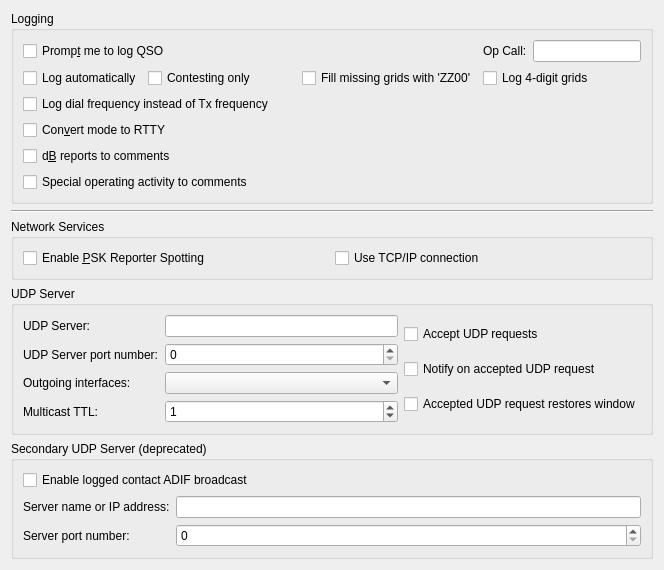
     <widget class="QWidget" name="reporting_tab">
      <attribute name="title">
       <string>Reportin&amp;g</string>
      </attribute>
      <attribute name="toolTip">
       <string>Reporting and logging settings</string>
      </attribute>
      <layout class="QVBoxLayout" name="verticalLayout_5">
       <item>
        <widget class="QGroupBox" name="logging_group_box">
         <property name="title">
          <string>Logging</string>
         </property>
         <layout class="QGridLayout" name="gridLayout_14">
          <item row="2" column="0">
           <layout class="QHBoxLayout" name="horizontalLayout_12">
            <item>
             <widget class="QCheckBox" name="cbAutoLog">
              <property name="toolTip">
               <string>&lt;html&gt;&lt;head/&gt;&lt;body&gt;&lt;p&gt;Check to have QSOs logged automatically, when complete.&lt;/p&gt;&lt;/body&gt;&lt;/html&gt;</string>
              </property>
              <property name="text">
               <string>Log automatically</string>
              </property>
             </widget>
            </item>
            <item>
             <widget class="QCheckBox" name="cbContestingOnly">
              <property name="toolTip">
               <string>&lt;html&gt;&lt;head/&gt;&lt;body&gt;&lt;p&gt;Use 'Log automatically' only for special operating activities.&lt;/p&gt;&lt;/body&gt;&lt;/html&gt;</string>
              </property>
              <property name="text">
               <string>Contesting only</string>
              </property>
             </widget>
            </item>
            <item>
             <spacer name="horizontalSpacer_14">
              <property name="orientation">
               <enum>Qt::Horizontal</enum>
              </property>
              <property name="sizeHint" stdset="0">
               <size>
                <width>40</width>
                <height>20</height>
               </size>
              </property>
             </spacer>
            </item>
           </layout>
          </item>
          <item row="2" column="1">
           <widget class="QCheckBox" name="cbZZ00">
            <property name="toolTip">
             <string>&lt;html&gt;&lt;head/&gt;&lt;body&gt;&lt;p&gt;Log 'ZZ00' as grid if the other station doesn't send you a grid.&lt;/p&gt;&lt;/body&gt;&lt;/html&gt;</string>
            </property>
            <property name="text">
             <string>Fill missing grids with 'ZZ00'</string>
            </property>
           </widget>
          </item>
          <item row="0" column="1">
           <spacer name="horizontalSpacer_6">
            <property name="orientation">
             <enum>Qt::Horizontal</enum>
            </property>
            <property name="sizeHint" stdset="0">
             <size>
              <width>136</width>
              <height>20</height>
             </size>
            </property>
           </spacer>
          </item>
          <item row="8" column="0">
           <widget class="QCheckBox" name="specOp_in_comments_check_box">
            <property name="toolTip">
             <string>&lt;html&gt;&lt;head/&gt;&lt;body&gt;&lt;p&gt;Check this option to note any Special Operating Activity in the comments field.&lt;/p&gt;&lt;/body&gt;&lt;/html&gt;</string>
            </property>
            <property name="text">
             <string>Special operating activity to comments</string>
            </property>
           </widget>
          </item>
          <item row="0" column="0">
           <widget class="QCheckBox" name="prompt_to_log_check_box">
            <property name="toolTip">
             <string>The program will pop up a partially completed Log QSO dialog when you send a 73 or free text message.</string>
            </property>
            <property name="text">
             <string>Promp&amp;t me to log QSO</string>
            </property>
           </widget>
          </item>
          <item row="0" column="3">
           <widget class="QLineEdit" name="opCallEntry">
            <property name="toolTip">
             <string>&lt;html&gt;&lt;head/&gt;&lt;body&gt;&lt;p&gt;The callsign of the operator, if different from the station callsign.&lt;/p&gt;&lt;/body&gt;&lt;/html&gt;</string>
            </property>
           </widget>
          </item>
          <item row="0" column="2">
           <widget class="QLabel" name="label_13">
            <property name="text">
             <string>Op Call:</string>
            </property>
            <property name="buddy">
             <cstring>opCallEntry</cstring>
            </property>
           </widget>
          </item>
          <item row="6" column="0">
           <widget class="QCheckBox" name="log_as_RTTY_check_box">
            <property name="toolTip">
             <string>&lt;html&gt;&lt;head/&gt;&lt;body&gt;&lt;p&gt;Some logging programs will not accept WSJT-X mode names.&lt;/p&gt;&lt;/body&gt;&lt;/html&gt;</string>
            </property>
            <property name="text">
             <string>Con&amp;vert mode to RTTY</string>
            </property>
           </widget>
          </item>
          <item row="7" column="0">
           <widget class="QCheckBox" name="report_in_comments_check_box">
            <property name="toolTip">
             <string>Some logging programs will not accept the type of reports
saved by this program.
Check this option to save the sent and received reports in the
comments field.</string>
            </property>
            <property name="text">
             <string>d&amp;B reports to comments</string>
            </property>
           </widget>
          </item>
          <item row="2" column="2" colspan="2">
           <widget class="QCheckBox" name="cbLog4digitGrids">
            <property name="toolTip">
             <string>&lt;html&gt;&lt;head/&gt;&lt;body&gt;&lt;p&gt;Shorten 6-digit grid entries and log 4-digit grids instead.&lt;/p&gt;&lt;/body&gt;&lt;/html&gt;</string>
            </property>
            <property name="text">
             <string>Log 4-digit grids</string>
            </property>
           </widget>
          </item>
          <item row="5" column="0">
           <widget class="QCheckBox" name="cbLogDialFrequency">
            <property name="toolTip">
             <string>&lt;html&gt;&lt;head/&gt;&lt;body&gt;&lt;p&gt;Check to log dial frequency instead of the actual Tx frequency.&lt;/p&gt;&lt;/body&gt;&lt;/html&gt;</string>
            </property>
            <property name="text">
             <string>Log dial frequency instead of Tx frequency</string>
            </property>
           </widget>
          </item>
         </layout>
        </widget>
       </item>
       <item>
        <widget class="Line" name="line_8">
         <property name="orientation">
          <enum>Qt::Horizontal</enum>
         </property>
        </widget>
       </item>
       <item>
        <widget class="QGroupBox" name="network_group_box">
         <property name="title">
          <string>Network Services</string>
         </property>
         <layout class="QGridLayout" name="gridLayout_29" columnstretch="0,0">
          <item row="0" column="0">
           <widget class="QCheckBox" name="psk_reporter_check_box">
            <property name="toolTip">
             <string>&lt;html&gt;&lt;head/&gt;&lt;body&gt;&lt;p&gt;The program can send your station details and all decoded signals with grid squares as spots to the http://pskreporter.info web site.&lt;/p&gt;&lt;p&gt;This is used for reverse beacon analysis which is very useful for assessing propagation and system performance.&lt;/p&gt;&lt;/body&gt;&lt;/html&gt;</string>
            </property>
            <property name="text">
             <string>Enable &amp;PSK Reporter Spotting</string>
            </property>
           </widget>
          </item>
          <item row="0" column="1">
           <widget class="QCheckBox" name="psk_reporter_tcpip_check_box">
            <property name="toolTip">
             <string>&lt;html&gt;&lt;head/&gt;&lt;body&gt;&lt;p&gt;Check this option if a reliable connection is needed&lt;/p&gt;&lt;p&gt;Most users do not need this, the default uses UDP which is more efficient. Only check this if you have evidence that UDP traffic from you to PSK Reporter is being lost.&lt;/p&gt;&lt;/body&gt;&lt;/html&gt;</string>
            </property>
            <property name="text">
             <string>Use TCP/IP connection</string>
            </property>
           </widget>
          </item>
         </layout>
        </widget>
       </item>
       <item>
        <widget class="QGroupBox" name="groupBox_4">
         <property name="title">
          <string>UDP Server</string>
         </property>
         <layout class="QGridLayout" name="gridLayout_16">
          <item row="0" column="0">
           <layout class="QFormLayout" name="formLayout_6">
            <property name="fieldGrowthPolicy">
             <enum>QFormLayout::AllNonFixedFieldsGrow</enum>
            </property>
            <item row="0" column="0">
             <widget class="QLabel" name="udp_server_label">
              <property name="text">
               <string>UDP Server:</string>
              </property>
              <property name="buddy">
               <cstring>udp_server_line_edit</cstring>
              </property>
             </widget>
            </item>
            <item row="0" column="1">
             <widget class="QLineEdit" name="udp_server_line_edit">
              <property name="toolTip">
               <string>&lt;html&gt;&lt;head/&gt;&lt;body&gt;&lt;p&gt;Optional hostname of network service to receive decodes.&lt;/p&gt;&lt;p&gt;Formats:&lt;/p&gt;&lt;ul style=&quot;margin-top: 0px; margin-bottom: 0px; margin-left: 0px; margin-right: 0px; -qt-list-indent: 1;&quot;&gt;&lt;li style=&quot; margin-top:12px; margin-bottom:0px; margin-left:0px; margin-right:0px; -qt-block-indent:0; text-indent:0px;&quot;&gt;hostname&lt;/li&gt;&lt;li style=&quot; margin-top:0px; margin-bottom:0px; margin-left:0px; margin-right:0px; -qt-block-indent:0; text-indent:0px;&quot;&gt;IPv4 address&lt;/li&gt;&lt;li style=&quot; margin-top:0px; margin-bottom:0px; margin-left:0px; margin-right:0px; -qt-block-indent:0; text-indent:0px;&quot;&gt;IPv6 address&lt;/li&gt;&lt;li style=&quot; margin-top:0px; margin-bottom:0px; margin-left:0px; margin-right:0px; -qt-block-indent:0; text-indent:0px;&quot;&gt;IPv4 multicast group address&lt;/li&gt;&lt;li style=&quot; margin-top:0px; margin-bottom:0px; margin-left:0px; margin-right:0px; -qt-block-indent:0; text-indent:0px;&quot;&gt;IPv6 multicast group address&lt;/li&gt;&lt;/ul&gt;&lt;p&gt;Clearing this field will disable the broadcasting of UDP status updates.&lt;/p&gt;&lt;/body&gt;&lt;/html&gt;</string>
              </property>
              <property name="inputMethodHints">
               <set>Qt::ImhDigitsOnly</set>
              </property>
             </widget>
            </item>
            <item row="1" column="0">
             <widget class="QLabel" name="label_6">
              <property name="text">
               <string>UDP Server port number:</string>
              </property>
              <property name="buddy">
               <cstring>udp_server_port_spin_box</cstring>
              </property>
             </widget>
            </item>
            <item row="1" column="1">
             <widget class="QSpinBox" name="udp_server_port_spin_box">
              <property name="toolTip">
               <string>&lt;html&gt;&lt;head/&gt;&lt;body&gt;&lt;p&gt;Enter the service port number of the UDP server that WSJT-X should send updates to. If this is zero no updates will be sent.&lt;/p&gt;&lt;/body&gt;&lt;/html&gt;</string>
              </property>
              <property name="maximum">
               <number>65534</number>
              </property>
             </widget>
            </item>
            <item row="2" column="0">
             <widget class="QLabel" name="udp_interfaces_label">
              <property name="text">
               <string>Outgoing interfaces:</string>
              </property>
              <property name="buddy">
               <cstring>udp_interfaces_combo_box</cstring>
              </property>
             </widget>
            </item>
            <item row="2" column="1">
             <widget class="CheckableItemComboBox" name="udp_interfaces_combo_box">
              <property name="toolTip">
               <string>&lt;html&gt;&lt;head/&gt;&lt;body&gt;&lt;p&gt;When sending updates to a multicast group address it is necessary to specify which network interface(s) to send them to. If the loop-back interface is multicast capable then at least that one will be selected.&lt;/p&gt;&lt;p&gt;For most users the loop-back interface is all that is needed, that will allow multiple other applications on the same machine to interoperate with WSJT-X. If applications running on other hosts are to receive status updates then a suitable network interface should be used.&lt;/p&gt;&lt;p&gt;On some Linux systems it may be necessary to enable multicast on the loop-back network interface.&lt;/p&gt;&lt;/body&gt;&lt;/html&gt;</string>
              </property>
             </widget>
            </item>
            <item row="3" column="0">
             <widget class="QLabel" name="udp_TTL_label">
              <property name="text">
               <string>Multicast TTL:</string>
              </property>
              <property name="buddy">
               <cstring>udp_TTL_spin_box</cstring>
              </property>
             </widget>
            </item>
            <item row="3" column="1">
             <widget class="QSpinBox" name="udp_TTL_spin_box">
              <property name="toolTip">
               <string>&lt;html&gt;&lt;head/&gt;&lt;body&gt;&lt;p&gt;Sets the number or router hops that multicast datagrams are allowed to make. Almost everyone should set this to 1 to keep outgoing multicast traffic withn the local subnet.&lt;/p&gt;&lt;/body&gt;&lt;/html&gt;</string>
              </property>
              <property name="maximum">
               <number>255</number>
              </property>
              <property name="value">
               <number>1</number>
              </property>
             </widget>
            </item>
           </layout>
          </item>
          <item row="0" column="1">
           <layout class="QVBoxLayout" name="verticalLayout_11">
            <item>
             <widget class="QCheckBox" name="accept_udp_requests_check_box">
              <property name="toolTip">
               <string>&lt;html&gt;&lt;head/&gt;&lt;body&gt;&lt;p&gt;With this enabled WSJT-X will accept certain requests back from a UDP server that receives decode messages.&lt;/p&gt;&lt;/body&gt;&lt;/html&gt;</string>
              </property>
              <property name="text">
               <string>Accept UDP requests</string>
              </property>
             </widget>
            </item>
            <item>
             <widget class="QCheckBox" name="udpWindowToFront">
              <property name="toolTip">
               <string>&lt;html&gt;&lt;head/&gt;&lt;body&gt;&lt;p&gt;Indicate acceptance of an incoming UDP request. The effect of this option varies depending on the operating system and window manager, its intent is to notify the acceptance of an incoming UDP request even if this application is minimized or hidden.&lt;/p&gt;&lt;/body&gt;&lt;/html&gt;</string>
              </property>
              <property name="text">
               <string>Notify on accepted UDP request</string>
              </property>
             </widget>
            </item>
            <item>
             <widget class="QCheckBox" name="udpWindowRestore">
              <property name="toolTip">
               <string>&lt;html&gt;&lt;head/&gt;&lt;body&gt;&lt;p&gt;Restore the window from minimized if an UDP request is accepted.&lt;/p&gt;&lt;/body&gt;&lt;/html&gt;</string>
              </property>
              <property name="text">
               <string>Accepted UDP request restores window</string>
              </property>
             </widget>
            </item>
           </layout>
          </item>
         </layout>
        </widget>
       </item>
       <item>
        <widget class="QGroupBox" name="n1mm_group_box">
         <property name="title">
          <string>Secondary UDP Server (deprecated)</string>
         </property>
         <layout class="QFormLayout" name="formLayout_15">
          <item row="0" column="0" colspan="2">
           <widget class="QCheckBox" name="enable_n1mm_broadcast_check_box">
            <property name="toolTip">
             <string>&lt;html&gt;&lt;head/&gt;&lt;body&gt;&lt;p&gt;When checked, WSJT-X will broadcast a logged contact in ADIF format to the configured hostname and port. &lt;/p&gt;&lt;/body&gt;&lt;/html&gt;</string>
            </property>
            <property name="text">
             <string>Enable logged contact ADIF broadcast</string>
            </property>
           </widget>
          </item>
          <item row="1" column="0">
           <widget class="QLabel" name="n1mm_server_name_label">
            <property name="text">
             <string>Server name or IP address:</string>
            </property>
            <property name="buddy">
             <cstring>n1mm_server_name_line_edit</cstring>
            </property>
           </widget>
          </item>
          <item row="1" column="1">
           <widget class="QLineEdit" name="n1mm_server_name_line_edit">
            <property name="toolTip">
             <string>&lt;html&gt;&lt;head/&gt;&lt;body&gt;&lt;p&gt;Optional host name of N1MM Logger+ program to receive ADIF UDP broadcasts. This is usually 'localhost' or ip address 127.0.0.1&lt;/p&gt;&lt;p&gt;Formats:&lt;/p&gt;&lt;ul style=&quot;margin-top: 0px; margin-bottom: 0px; margin-left: 0px; margin-right: 0px; -qt-list-indent: 1;&quot;&gt;&lt;li style=&quot; margin-top:12px; margin-bottom:0px; margin-left:0px; margin-right:0px; -qt-block-indent:0; text-indent:0px;&quot;&gt;hostname&lt;/li&gt;&lt;li style=&quot; margin-top:0px; margin-bottom:0px; margin-left:0px; margin-right:0px; -qt-block-indent:0; text-indent:0px;&quot;&gt;IPv4 address&lt;/li&gt;&lt;li style=&quot; margin-top:0px; margin-bottom:0px; margin-left:0px; margin-right:0px; -qt-block-indent:0; text-indent:0px;&quot;&gt;IPv6 address&lt;/li&gt;&lt;li style=&quot; margin-top:0px; margin-bottom:0px; margin-left:0px; margin-right:0px; -qt-block-indent:0; text-indent:0px;&quot;&gt;IPv4 multicast group address&lt;/li&gt;&lt;li style=&quot; margin-top:0px; margin-bottom:0px; margin-left:0px; margin-right:0px; -qt-block-indent:0; text-indent:0px;&quot;&gt;IPv6 multicast group address&lt;/li&gt;&lt;/ul&gt;&lt;p&gt;Clearing this field will disable broadcasting of ADIF information via UDP.&lt;/p&gt;&lt;/body&gt;&lt;/html&gt;</string>
            </property>
           </widget>
          </item>
          <item row="2" column="0">
           <widget class="QLabel" name="n1mm_server_port_label">
            <property name="text">
             <string>Server port number:</string>
            </property>
            <property name="buddy">
             <cstring>n1mm_server_port_spin_box</cstring>
            </property>
           </widget>
          </item>
          <item row="2" column="1">
           <widget class="QSpinBox" name="n1mm_server_port_spin_box">
            <property name="toolTip">
             <string>&lt;html&gt;&lt;head/&gt;&lt;body&gt;&lt;p&gt;Enter the port number that WSJT-X should use for UDP broadcasts of ADIF log information. For N1MM Logger+, this value should be 2333. If this is zero,  no updates will be broadcast.&lt;/p&gt;&lt;/body&gt;&lt;/html&gt;</string>
            </property>
            <property name="maximum">
             <number>65534</number>
            </property>
           </widget>
          </item>
         </layout>
        </widget>
       </item>
       <item>
        <spacer name="verticalSpacer_4">
         <property name="orientation">
          <enum>Qt::Vertical</enum>
         </property>
         <property name="sizeHint" stdset="0">
          <size>
           <width>0</width>
           <height>0</height>
          </size>
         </property>
        </spacer>
       </item>
      </layout>
     </widget>
